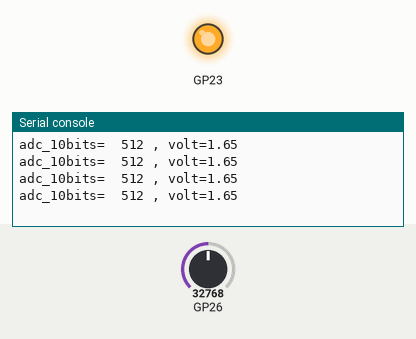
The program below on a simulated Raspberry Pi Pico running MicroPython. Shown: output pins drawn as LEDs (lit = HIGH), the last lines printed to the serial console. The test bench sets the inputs (shaded band); at power-on: GP26 = 32768 (analog values on the 0–65535 scale).

Above: at 1.2 s.
1.3 s: GP26 set to 0
At 1.71 s:
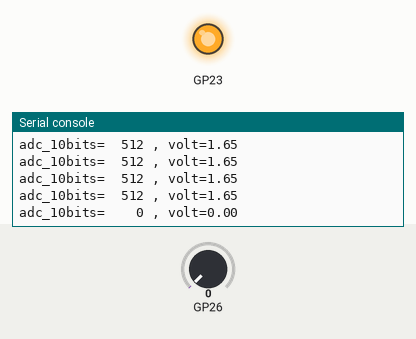
3.0 s: GP26 set to 65535
At 3.21 s:
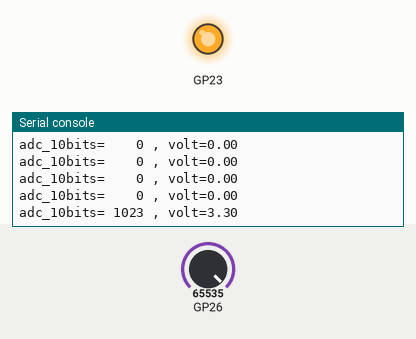

Measured:
- after the input at 1.3 s, the serial console: prints a new line after 0.20 s (image 1)
- after the input at 3.0 s, the serial console: prints a new line at once (image 2)

The program:

analog-10bits.py
```python
from machine import Pin, ADC
import time

# Désactive PowerSafe (lower ripple)
Pin( 23, Pin.OUT, value=True )

a0 = ADC( Pin( Pin.board.GP26 ) )
while True:
    # Effectuer 10 mesures
    val = 0
    for i in range( 10 ):
        val += (a0.read_u16()>>6)
    # calculer la moyenne
    val = val/10

    # Calculer la tension
    volt = val*3.3/1023
    print( 'adc_10bits=%5i , volt=%1.2f' % (val,volt) )
    time.sleep_ms( 300 )
```
